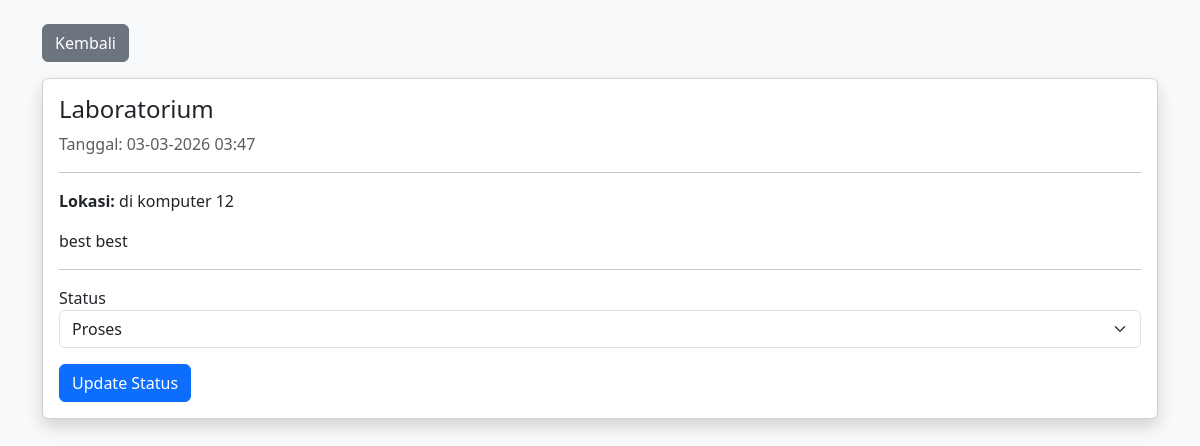
Screenshot of /admin/aspirasi/detail.php?id=30746 (signed in) with the database file from the repository.
### tables this page shows
CREATE TABLE `aspirasi` (
  `id_aspirasi` int NOT NULL,
  `status` enum('Menunggu','Proses','Selesai') DEFAULT 'Menunggu',
  `id_pelaporan` int NOT NULL,
  `feedback` text,
  `nis` int DEFAULT NULL,
  `date_created` datetime NOT NULL DEFAULT CURRENT_TIMESTAMP
);

CREATE TABLE `kategori` (
  `id_kategori` int NOT NULL,
  `ket_kategori` varchar(30) NOT NULL
);

CREATE TABLE `input_aspirasi` (
  `id_pelaporan` int NOT NULL,
  `nis` int NOT NULL,
  `lokasi` varchar(50) NOT NULL,
  `ket` text NOT NULL,
  `id_kategori` int NOT NULL,
  `created_at` datetime NOT NULL DEFAULT CURRENT_TIMESTAMP
);

### admin/aspirasi/detail.php (the view, shortened to what this page needs)
<?php
    include "../../config/config.php";
    $id = $_GET['id'];
    $data = mysqli_query($conn, "
    SELECT
        a.id_pelaporan,
        a.status,
        a.feedback,
        a.date_created,
        i.lokasi,
        i.ket,
        k.ket_kategori
    FROM aspirasi a
    JOIN input_aspirasi i ON a.id_pelaporan = i.id_pelaporan
    JOIN kategori k ON i.id_kategori = k.id_kategori
    WHERE a.id_pelaporan='$id'
    ");
    $row = mysqli_fetch_assoc($data);
?>
<!doctype html>
<html>
<head>
    <link href="https://cdn.jsdelivr.net/npm/bootstrap@5.3.2/dist/css/bootstrap.min.css" rel="stylesheet">
</head>
<body class="bg-light">
<div class="container mt-4">
    <a href="index.php" class="btn btn-secondary mb-3">Kembali</a>
    <div class="card shadow">
        <div class="card-body">
            <h4><?= $row['ket_kategori'] ?></h4>
            <p class="text-muted">Tanggal: <?= date("d-m-Y H:i", strtotime($row['date_created'])) ?></p>
            <hr>
            <p><strong>Lokasi:</strong> <?= $row['lokasi'] ?></p>
            <p><?= $row['ket'] ?></p>
            <hr>
            <form method="POST">
            <div class="mb-3">
                <label>Status</label>
                <select name="status" class="form-select">
                    <option value="Proses" <?= $row['status']=="Proses"?"selected":"" ?>>Proses</option>
                </select>
            </div>
            <button type="submit" name="update" class="btn btn-primary">
            Update Status
            </button>
            </form>
        </div>
    </div>
</div>
</body>
</html>

### rows the page displays
aspirasi: kategori.ket_kategori "Laboratorium", date_created "03-03-2026 03:47", id_pelaporan.lokasi "di komputer 12", id_pelaporan.ket "best best", status "Proses"
